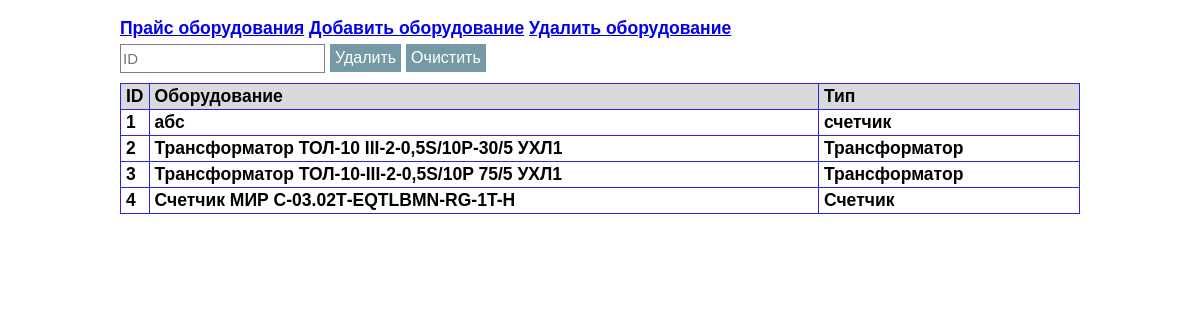
Page /del_eqip_form on the earlier database version.
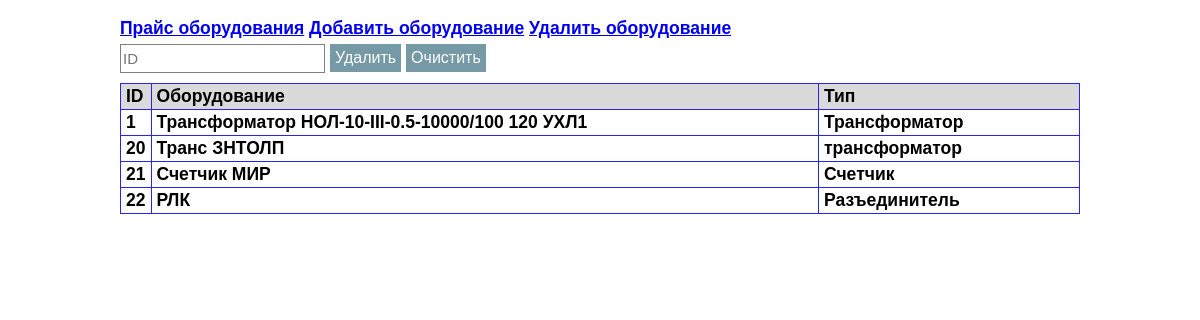
Same page on the later database version.
### tables this page shows
CREATE TABLE equips (
                            id integer not null primary key autoincrement,
                            equip text not null COLLATE NOCASE,
                            type text COLLATE NOCASE);

CREATE TABLE prices (
                            id integer not null primary key autoincrement,
                            id_eq integer not null,
                            price real not null,
                            date date,
                            actual integer, 
                            foreign key (id_eq) references equips(id));

### app_equip.py (the view)
@app.route('/del_eqip_form', methods=['GET','POST'])
def del_eqip():
    dbs = db_sqlite.EquipDB()
    if request.form.get('ID_equip'):
        dbs.del_equip(request.form['ID_equip'])
    result = dbs.get_eqips()
    return render_template('del_equip_form.html', the_title='УДАЛЕНИЕ ОБОРУДОВАНИЯ',
                           the_results=result, the_part1='equip', the_part2='del')

### db_sqlite.py (called while the page is built)
def sqlite_lower(value_):
    return value_.lower()

    def get_eqips(self, id="", name_eq="", type_eq=""):
        with sqlite3.connect(self._database) as connection:
            connection.create_function("LOWER", 1, sqlite_lower)
            result = connection.execute(
                        """select eq.id, eq.equip, eq.type, pr.id_eq,
                        pr.price, pr.date, pr.actual
                        from equips as eq
                        LEFT OUTER JOIN
                        (select * from prices where actual=1) as pr
                        ON eq.id = pr.id_eq
                        where eq.id LIKE ?
                        and LOWER(eq.equip) LIKE ?
                        and LOWER(eq.type) LIKE ?""",
                        (f'%{id}%', f'%{name_eq.lower()}%',
                        f'%{type_eq.lower()}%'))
        return result

### templates/del_equip_form.html (shortened to what this page needs)
{% extends 'base.html' %}
{% block body %}
<form method='POST' action='/del_eqip_form'>
    <div class="div_float">
        <input class='input_filtr' name='ID_equip' type='TEXT' value='' placeholder="ID">
    </div>
    <div class="div_float">
        <input class='form_button' value='Удалить' type='SUBMIT'>
    </div>
    <div class="div_float">
        <input class='form_button' value='Очистить' type='Reset'>
    </div>
</form>
<table class="table">
    <thead>
        <tr>
            <td width="10px">ID</td>
            <td >Оборудование</td>
            <td width="250px">Тип</td>
        </tr>
    </thead>
    <tbody>
        {% for i in the_results %}
            <tr>
                <td>{{i[0]}}</td>
                <td>{{i[1]}}</td>
                <td>{{i[2]}}</td>
            </tr>
        {% endfor %}
    </tbody>
    </table>
{% endblock %}

Differences in the rows shown:
no longer on this page (row edited): equips: id "1", equip "абс", type "счетчик"
removed equips: id "2", equip "Трансформатор ТОЛ-10 III-2-0,5S/10Р-30/5 УХЛ1", type "Трансформатор"
removed equips: id "3", equip "Трансформатор ТОЛ-10-III-2-0,5S/10P 75/5 УХЛ1", type "Трансформатор"
removed equips: id "4", equip "Счетчик МИР С-03.02Т-ЕQTLBMN-RG-1T-H", type "Счетчик"
now on this page (row unchanged): prices: i "1", equip "Трансформатор НОЛ-10-III-0.5-10000/100 120 УХЛ1", type "Трансформатор"
added equips: id "20", equip "Транс ЗНТОЛП", type "трансформатор"
now on this page (row unchanged): prices: i "21", equip "Счетчик МИР", type "Счетчик"
added equips: id "22", equip "РЛК", type "Разъединитель"
